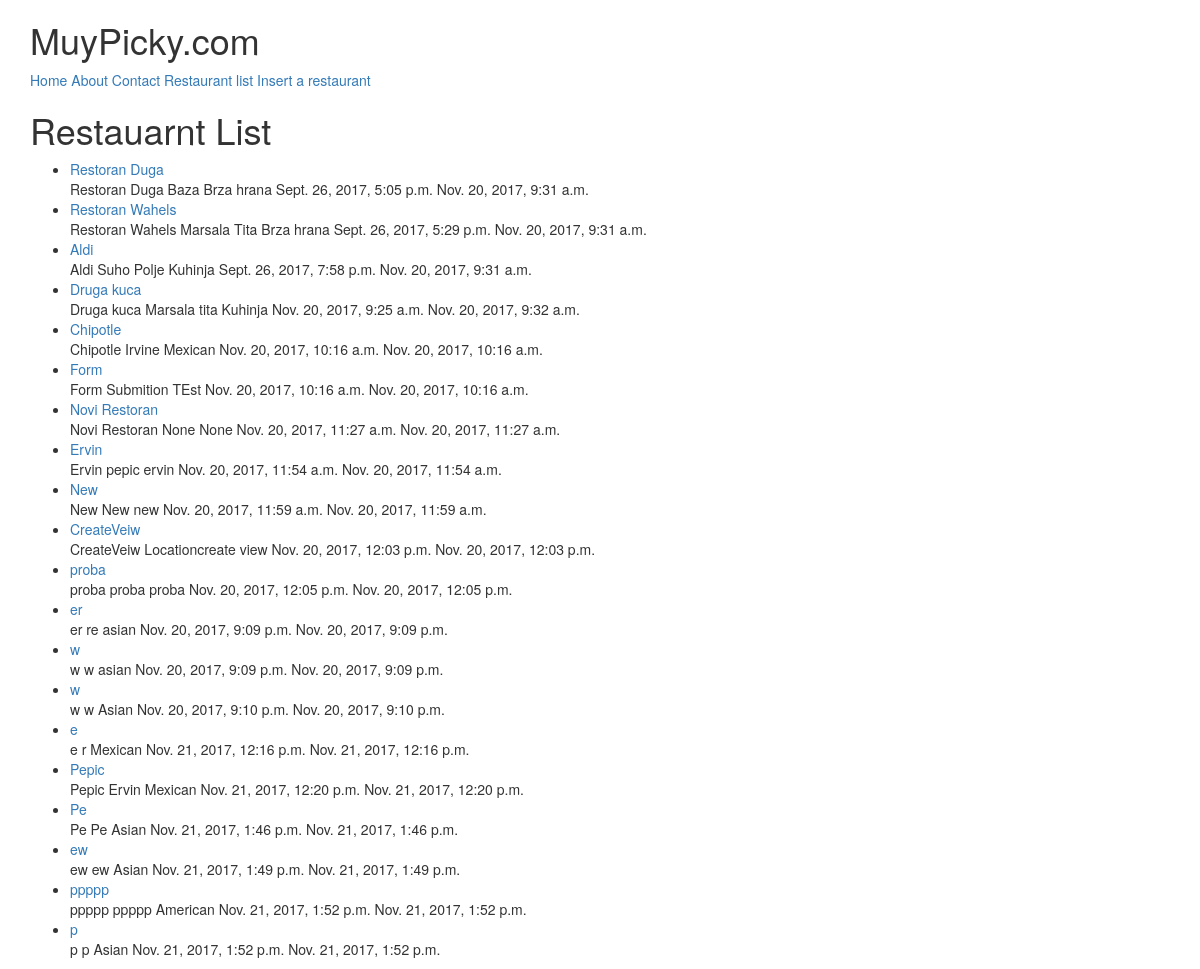
The page /restaurants/ on the database its author committed.
### restaurants/models.py (models this page shows, shortened)
class RestaurantLocation(models.Model):
	owner 			= models.ForeignKey(User)
	name 			= models.CharField(max_length=120)
	location 		= models.CharField(max_length=120, null=True, blank=True)
	category 		= models.CharField(max_length=120, null=True, blank=True, validators=[validate_category])
	timestamp 		= models.DateTimeField(auto_now_add=True)
	updated 		= models.DateTimeField(auto_now=True)
	slug 			= models.SlugField(null=True, blank=True)
	def __str__(self):
		return self.name
	def get_absolute_url(self):
		return reverse('restaurants:detail', kwargs={'slug': self.slug})

### restaurants/views.py (the view)
class RestaurantListView(ListView):
	def get_queryset(self):
		slug = self.kwargs.get("slug")
		if slug:
			queryset = RestaurantLocation.objects.filter(
				Q(category__iexact=slug) |
				Q(category__icontains=slug)
				)
		else:
			queryset = RestaurantLocation.objects.all()
		return queryset

### restaurants/templates/restaurants/restaurantlocation_list.html (shortened to what this page needs)
{% extends "base.html" %}
{% block content %}
<h1>Restauarnt List</h1>
<ul>
	{% for obj in object_list %}
	<li>
		<a href='{{ obj.get_absolute_url }}'>{{ obj }}</a><br>
		{{ obj.name }} {{ obj.location }} {{ obj.category }} {{ obj.timestamp }} {{ obj.updated }}
	</li>
	{% endfor %}
</ul>
{% endblock %}

### rows shown on the page
RestaurantLocation: name "Restoran Duga", location "Baza", category "Brza hrana", timestamp "Sept. 26, 2017, 5:05 p.m.", updated "Nov. 20, 2017, 9:31 a.m."
RestaurantLocation: name "Restoran Wahels", location "Marsala Tita", category "Brza hrana", timestamp "Sept. 26, 2017, 5:29 p.m.", updated "Nov. 20, 2017, 9:31 a.m."
RestaurantLocation: name "Aldi", location "Suho Polje", category "Kuhinja", timestamp "Sept. 26, 2017, 7:58 p.m.", updated "Nov. 20, 2017, 9:31 a.m."
RestaurantLocation: name "Druga kuca", location "Marsala tita", category "Kuhinja", timestamp "Nov. 20, 2017, 9:25 a.m.", updated "Nov. 20, 2017, 9:32 a.m."
RestaurantLocation: name "Chipotle", location "Irvine", category "Mexican", timestamp "Nov. 20, 2017, 10:16 a.m.", updated "Nov. 20, 2017, 10:16 a.m."
RestaurantLocation: name "Form", location "Submition", category "TEst", timestamp "Nov. 20, 2017, 10:16 a.m.", updated "Nov. 20, 2017, 10:16 a.m."
RestaurantLocation: name "Novi Restoran", location "None", category "None", timestamp "Nov. 20, 2017, 11:27 a.m.", updated "Nov. 20, 2017, 11:27 a.m."
RestaurantLocation: name "Ervin", location "pepic", category "ervin", timestamp "Nov. 20, 2017, 11:54 a.m.", updated "Nov. 20, 2017, 11:54 a.m."
RestaurantLocation: name "New", location "New", category "new", timestamp "Nov. 20, 2017, 11:59 a.m.", updated "Nov. 20, 2017, 11:59 a.m."
RestaurantLocation: name "CreateVeiw", location "Locationcreate", category "view", timestamp "Nov. 20, 2017, 12:03 p.m.", updated "Nov. 20, 2017, 12:03 p.m."
RestaurantLocation: name "proba", location "proba", category "proba", timestamp "Nov. 20, 2017, 12:05 p.m.", updated "Nov. 20, 2017, 12:05 p.m."
RestaurantLocation: name "er", location "re", category "asian", timestamp "Nov. 20, 2017, 9:09 p.m.", updated "Nov. 20, 2017, 9:09 p.m."
RestaurantLocation: name "w", location "w", category "asian", timestamp "Nov. 20, 2017, 9:09 p.m.", updated "Nov. 20, 2017, 9:09 p.m."
RestaurantLocation: name "w", location "w", category "Asian", timestamp "Nov. 20, 2017, 9:10 p.m.", updated "Nov. 20, 2017, 9:10 p.m."
RestaurantLocation: name "e", location "r", category "Mexican", timestamp "Nov. 21, 2017, 12:16 p.m.", updated "Nov. 21, 2017, 12:16 p.m."
RestaurantLocation: name "Pepic", location "Ervin", category "Mexican", timestamp "Nov. 21, 2017, 12:20 p.m.", updated "Nov. 21, 2017, 12:20 p.m."
RestaurantLocation: name "Pe", location "Pe", category "Asian", timestamp "Nov. 21, 2017, 1:46 p.m.", updated "Nov. 21, 2017, 1:46 p.m."
RestaurantLocation: name "ew", location "ew", category "Asian", timestamp "Nov. 21, 2017, 1:49 p.m.", updated "Nov. 21, 2017, 1:49 p.m."
RestaurantLocation: name "ppppp", location "ppppp", category "American", timestamp "Nov. 21, 2017, 1:52 p.m.", updated "Nov. 21, 2017, 1:52 p.m."
RestaurantLocation: name "p", location "p", category "Asian", timestamp "Nov. 21, 2017, 1:52 p.m.", updated "Nov. 21, 2017, 1:52 p.m."
